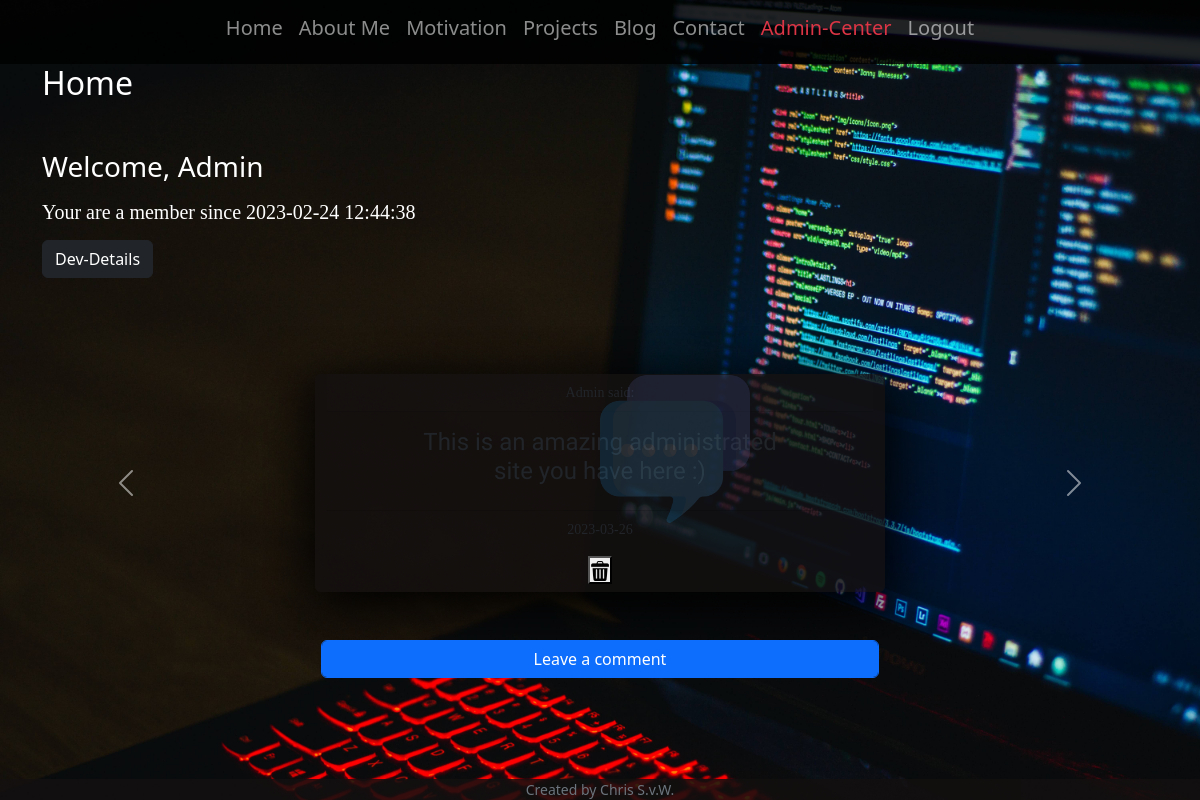
The page / (signed in) on the database its author committed.
### tables this page shows
CREATE TABLE users (
user_id INTEGER NOT NULL PRIMARY KEY AUTOINCREMENT,
username TEXT NOT NULL,
hash TEXT NOT NULL,
reg_date TEXT,
log_date TEXT
);

CREATE TABLE comments (
comment_id INTEGER PRIMARY KEY AUTOINCREMENT NOT NULL,
user_id INTEGER NOT NULL,
timestamp TEXT,
text TEXT NOT NULL,
FOREIGN KEY (user_id)
	REFERENCES users (user_id)
);

### app.py (the view)
@app.route("/", methods=["GET", "POST"])
@login_required
def home():
    if request.method == "GET":
        userdata = db.execute("SELECT username, reg_date, user_id FROM users WHERE user_id=?;", session["user_id"])
        comments = db.execute("SELECT * FROM comments ORDER BY timestamp DESC LIMIT 10;")
        for comment in comments:
            comment["timestamp"] = comment["timestamp"][0:10]
            comment["username"] = db.execute("SELECT username FROM users WHERE user_id = ?;", comment["user_id"])[0]["username"]
        return render_template("home.html", userdata=userdata, comments=comments)

### app.py (called while the page is built)
@app.after_request
def after_request(response):
    response.headers["Cache-Control"] = "no-cache, no-store, must-revalidate, public, max-age=0"
    response.headers["Expires"] = 0
    response.headers["Pragma"] = "no-cache"
    return response

### toolbox.py (called while the page is built)
def login_required(f):
    @wraps(f)
    def decorated_function(*args, **kwargs):
        if session.get("user_id") is None:
            return redirect("/login")
        return f(*args, **kwargs)
    return decorated_function

### templates/home.html (shortened to what this page needs)
{% extends "layout.html" %}
{% block main %}
<h2 class="text-start animation-fade-in-3 mb-5">Home</h2>
<h3 class="text-start animation-fade-in-4 animation-fly-in-left">Welcome, {{userdata[0]["username"]}}</h3>
<h5 class="text-start mt-3 comment-header-font animation-fly-in-right animation-fade-in-5">Your are a member since {{userdata[0]["reg_date"]}}</h5>
<section class="pt-2 text-start" name="documentation">
  <p>
      <a class="btn col-1 btn-dark w-auto" data-bs-toggle="collapse" href="#collapseExample" role="button" aria-expanded="false" aria-controls="collapseExample">
        Dev-Details
      </a>
    </p>
</section>
<div class="buffer-1"></div>
  <div id="carouselExampleControls" class="carousel slide" data-bs-ride="carousel">
    <div class="carousel-inner">
      {%if comments is defined%}
      {%for comment in comments%}
      <div class="carousel-item">
        <div class="row">
          <div class="card border-0 m-5 col-md-6 col-sm-6 mx-auto box-shadow-light bg-dark-trans">
            <div class="pl-5 img-container">
              <img class="bg-comment" src="/static/comments.png">
            </div>
            <div class="card-header bg-color-black small comment-header-font">{{comment['username']}} said:</div>
            <div class="card-text mt-3 mb-3">
              <h4 class="comment-text-font col-8 mx-auto">{{comment['text']}}</h4>
            </div>
            <div class="card-footer bg-color-blue">
              <p class="small comment-header-font">{{comment['timestamp']}}</p>
              {%if session['user_id'] == 1 %}
              <form action="/deletecomment" method="post">
              <button type="submit"><img class="trash-can" src="/static/trash-can.png" alt=""></button>
            </form>
            {%endif%}
            </div>
          </div>
        </div>
      </div>
      {%endfor%}
      {%endif%}
    </div>
    <button class="carousel-control-prev" type="button" data-bs-target="#carouselExampleControls" data-bs-slide="prev">
      <span class="carousel-control-prev-icon" aria-hidden="true"></span>
    </button>
    <button class="carousel-control-next" type="button" data-bs-target="#carouselExampleControls" data-bs-slide="next">
      <span class="carousel-control-next-icon" aria-hidden="true"></span>
    </button>
  </div>
  <a href="/comment" class="btn w-50 btn-primary form-control">Leave a comment</a>
{% endblock %}

### static/styles.css (style rules this page uses)
* { padding: 0; margin: 0; box-sizing: border-box; }
body { color: white; }
.bg-comment { position:absolute; opacity: 15%; height: 150px; width: auto; }
.comment-header-font { font-family: 'Arvo', serif; }
.comment-text-font { font-family: 'Catamaran', sans-serif; }
.trash-can { max-width: 20px; max-height: 20px; }
.buffer-1 { min-height: 2em; }
.bg-dark-trans { background: rgba(19, 16, 16, 0.85) }
.box-shadow-light { box-shadow: 1px 10px 55px 8px rgba(0,0,0,1); }
.animation-fade-in-3 { animation: fadeIn 3s; }
.animation-fade-in-4 { animation: fadeIn 4s; }
.animation-fade-in-5 { animation: fadeIn 5s; }
.animation-fly-in-left { position: relative; animation: left-fly-in; animation-duration: 3s; }
.animation-fly-in-right { position: relative; animation: right-fly-in; animation-duration: 3s; }

### rows shown on the page
users: username "Admin", reg_date "2023-02-24 12:44:38"
comments: username "Admin", text "This is an amazing administrated site you have here :)", timestamp "2023-03-26"
